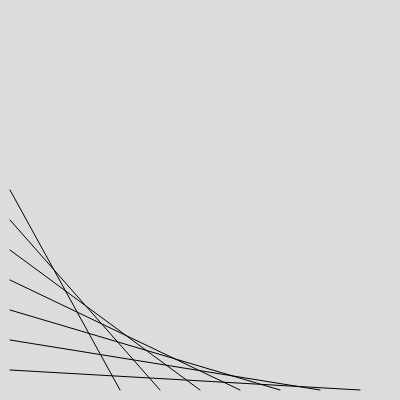
Frame 1 (no input)
Frame 60 (no input): identical to frame 1, image omitted
Frame 120 (the mouse pressed at the canvas centre since frame 60): identical to frame 1, image omitted

The p5.js sketch that drew this single still picture (run headless with seeded random() and noise() and a simulated clock; from frame 60 on, the mouse is pressed at the canvas centre):

// p5.js sketch
// ── sketch.js
function setup() {
  createCanvas(400, 400);
}

function draw() {
  background(220);

  for(let i= 1; i <8; i= i+1)
    line(10, 400-i*30 ,(10-i)*40, 390)
}
